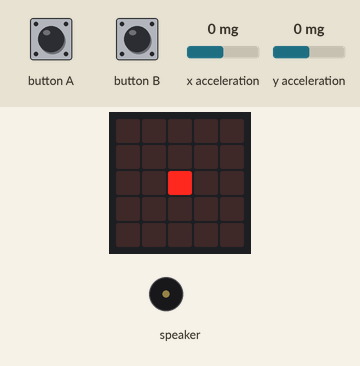
A program run on a simulated Calliope mini (MakeCode). Shown: the board's 5×5 LED display, buzzer (waves = sounding). The inputs (shaded band) are chosen by the test bench; at power-on: x acceleration 0 mg, y acceleration 0 mg.

Above: at 2.3 s.
2.4 s: x acceleration set to -629 mg
At 3.1 s:
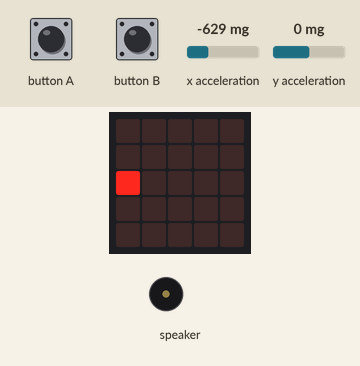
3.9 s: x acceleration set to -725 mg
At 5.6 s:
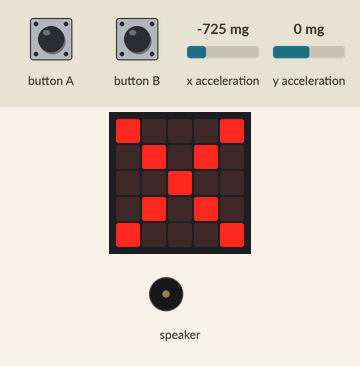
6.9 s: y acceleration set to -750 mg
At 9.16 s:
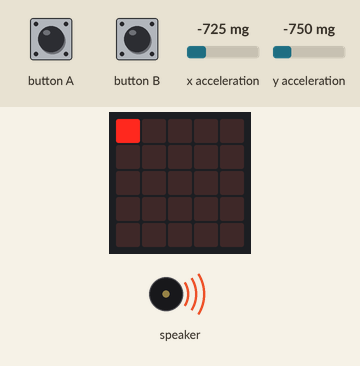
9.9 s: y acceleration set to 750 mg
At 11.7 s:
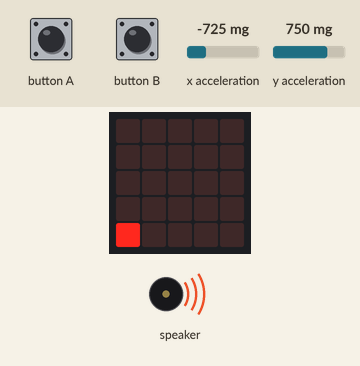
12.9 s: x acceleration set to 0 mg
At 14.24 s:
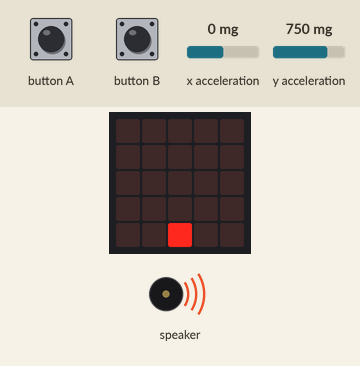
15.9 s: y acceleration set to -30 mg
At 17.8 s:
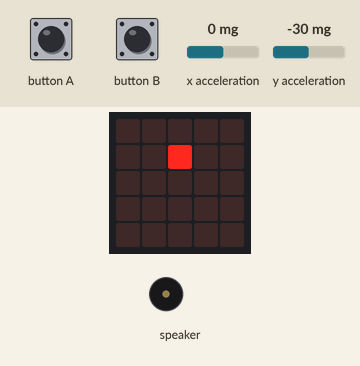
Timing chart, 0 to 19.3 s (numbered marks = the images above; inputs shaded):
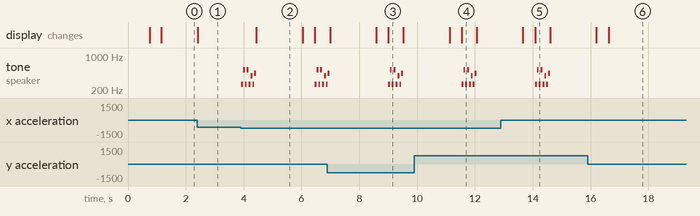

Measured:
- the behaviour switches between -682 and -683 mg on x acceleration (found by bisection; images 1 and 2)
- after the input at 2.4 s, the display: changes at once (image 1)
- after the input at 3.9 s, tone on speaker: plays 262 Hz for 0.07 s, 523 Hz for 0.07 s, 262 Hz for 0.07 s, 523 Hz for 0.07 s, 262 Hz for 0.07 s, 392 Hz for 0.07 s … (15 notes in this stretch), starting at once; the display: changes after 0.54 s (image 2)
- after the input at 6.9 s, the display: first differs from a run without the input after 2.1 s (image 3)
- after the input at 9.9 s, the display: first differs from a run without the input after 1.6 s (image 4)
- after the input at 12.9 s, the display: first differs from a run without the input after 1.2 s (image 5)
- after the input at 15.9 s, tone on speaker: stops changing and stays silent; the display: first differs from a run without the input after 0.72 s (image 6)

The program:

main.ts
```typescript
input.onButtonEvent(Button.A, input.buttonEventClick(), function () {
    sch += 1
    basic.showNumber(sch)
    basic.showLeds(`
        . . . . .
        . . . . .
        . . . . .
        . . . . .
        . . . . .
        `)
})
input.onButtonEvent(Button.B, input.buttonEventClick(), function () {
    sch = 1
    basic.showNumber(sch)
    basic.showLeds(`
        . . . . .
        . . . . .
        . . . . .
        . . . . .
        . . . . .
        `)
})
let led_y = 0
let led_x = 0
let sch = 0
sch = 1
basic.showNumber(sch)
basic.showLeds(`
    . . . . .
    . . . . .
    . . . . .
    . . . . .
    . . . . .
    `)
basic.forever(function () {
    led.unplot(led_x, led_y)
    led_x = Math.map(input.acceleration(Dimension.X) * sch, -1023, 1023, -1, 5)
    led_y = Math.map(input.acceleration(Dimension.Y) * sch, -1023, 1023, -1, 5)
    led.plot(led_x, led_y)
    if (led_y > 4 || led_x > 4 || (led_y < 0 || led_x < 0)) {
        music.play(music.stringPlayable("C C5 C C5 C G C A ", 1000), music.PlaybackMode.UntilDone)
        basic.showIcon(IconNames.No)
        basic.pause(1000)
        basic.showLeds(`
            . . . . .
            . . . . .
            . . . . .
            . . . . .
            . . . . .
            `)
    }
})
```

test.ts
```typescript
// Hier kann man Tests durchführen; diese Datei wird nicht kompiliert, wenn dieses Paket als Erweiterung verwendet wird.
```
